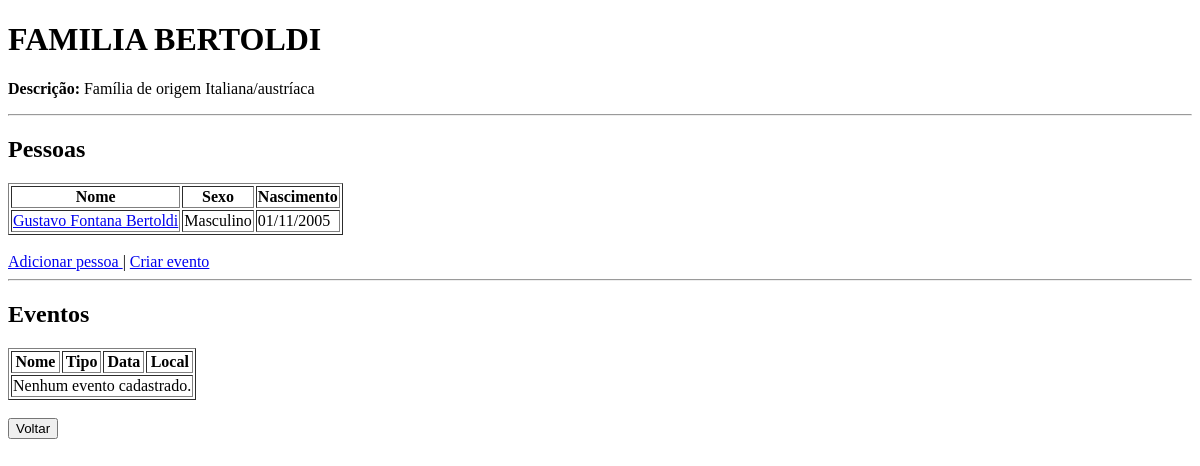
Before: /trees/1/ with the older database file.
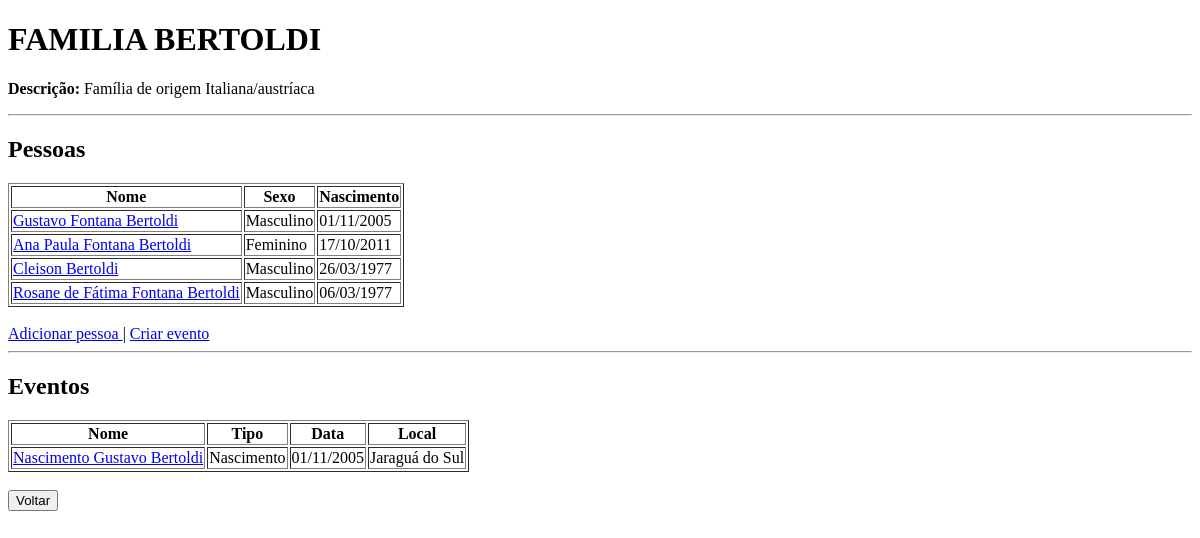
After: the same page with the newer database file.
### genealogy/models.py (models this page shows, shortened)
class Tree(models.Model):
    name = models.CharField(max_length=100 ,db_index=True)
    description = models.CharField(max_length=1000)
    created_at = models.DateTimeField(auto_now_add=True)

class Person(models.Model):
    tree = models.ForeignKey(Tree, on_delete=models.CASCADE, related_name="persons")
    full_name = models.CharField(max_length=300, db_index=True)
    class SexOptions(models.TextChoices):
        MASCULINO = 'M', 'Masculino'
        FEMININO = 'F', 'Feminino'
    sex = models.CharField(
        max_length=1,
        choices=SexOptions.choices,
        default=SexOptions.MASCULINO
    )
    birth_date = models.DateField() # aqui tem um problema... como representar "entre 1719 e 1722?" ou "antes de 1750?"
    death_date = models.DateField(null=True, blank=True)

class Event(models.Model):
    event_name = models.CharField(max_length=100)
    tree = models.ForeignKey(
        Tree,
        on_delete=models.CASCADE,
        related_name="events"
    )
    class EventType(models.TextChoices):
        BIRTH = 'B', 'Nascimento'
        WEDDING = 'W','Casamento'
        DEATH = 'D','Óbito'
    event_type = models.CharField(
        max_length=1,
        choices=EventType.choices,
        default=EventType.BIRTH
    )
    participants = models.ManyToManyField(
        Person,
        related_name='events',
        through="EventParticipant"
    )
    event_date = models.DateField("Data do evento")
    event_location = models.CharField(max_length=200)
    description = models.TextField()

### genealogy/views.py (the view)
def view_tree(request, tree_id):
    tree = get_object_or_404(Tree, pk=tree_id)
    context = {
        "tree": tree,
        "persons": tree.persons.all()
    }
    return render(request, "genealogy/tree/view_tree.html", context)

### genealogy/templates/genealogy/tree/view_tree.html (shortened to what this page needs)
<!DOCTYPE html>
<html lang="pt-br">
<head>
</head>
<body>
    <h1>{{ tree.name }}</h1>
    <p><strong>Descrição:</strong> {{ tree.description }}</p>
    <hr>
    <h2>Pessoas</h2>
    <table border="1">
        <thead>
            <tr>
                <th>Nome</th>
                <th>Sexo</th>
                <th>Nascimento</th>
            </tr>
        </thead>
        <tbody>
            {% for person in persons %}
            <tr>
                <td>
                    <a href="{% url 'view_person' tree.id person.id %}">
                        {{ person.full_name }}
                    </a>
                </td>
                <td>{{ person.get_sex_display }}</td>
                <td>{{ person.birth_date|date:"d/m/Y" }}</td>
            </tr>
            {% empty %}
            <tr>
                <td colspan="3">
                    Nenhuma pessoa cadastrada.
                </td>
            </tr>
            {% endfor %}
        </tbody>
    </table>
    <br>
    <a href="{% url 'add_person' tree.id %}">
        Adicionar pessoa
    </a>
    |
    <a href="{% url 'create_event_for_tree' tree.id %}">
        Criar evento
    </a>
    <hr>
    <h2>Eventos</h2>
    <table border="1">
        <thead>
            <tr>
                <th>Nome</th>
                <th>Tipo</th>
                <th>Data</th>
                <th>Local</th>
            </tr>
        </thead>
        <tbody>
            {% for event in tree.events.all %}
            <tr>
                <td>
                    <a href="{% url 'view_event' tree.id event.id %}">
                        {{ event.event_name }}
                    </a>
                </td>
                <td>{{ event.get_event_type_display }}</td>
                <td>{{ event.event_date|date:"d/m/Y" }}</td>
                <td>{{ event.event_location }}</td>
            </tr>
            {% empty %}
            <tr>
                <td colspan="4">
                    Nenhum evento cadastrado.
                </td>
            </tr>
            {% endfor %}
        </tbody>
    </table>
    <br>
    <button type="button" onclick="window.location.href='{% url 'trees' %}'">
        Voltar
    </button>
</body>
</html>

Changed rows visible on the page:
added Person: full_name "Ana Paula Fontana Bertoldi", sex "Feminino", birth_date "17/10/2011"
added Person: full_name "Cleison Bertoldi", sex "Masculino", birth_date "26/03/1977"
added Person: full_name "Rosane de Fátima Fontana Bertoldi", sex "Masculino", birth_date "06/03/1977"
added Event: event_name "Nascimento Gustavo Bertoldi", event_type "Nascimento", event_date "01/11/2005", event_location "Jaraguá do Sul"
Other visible differences:
text no longer shown: "Nenhum evento cadastrado."
